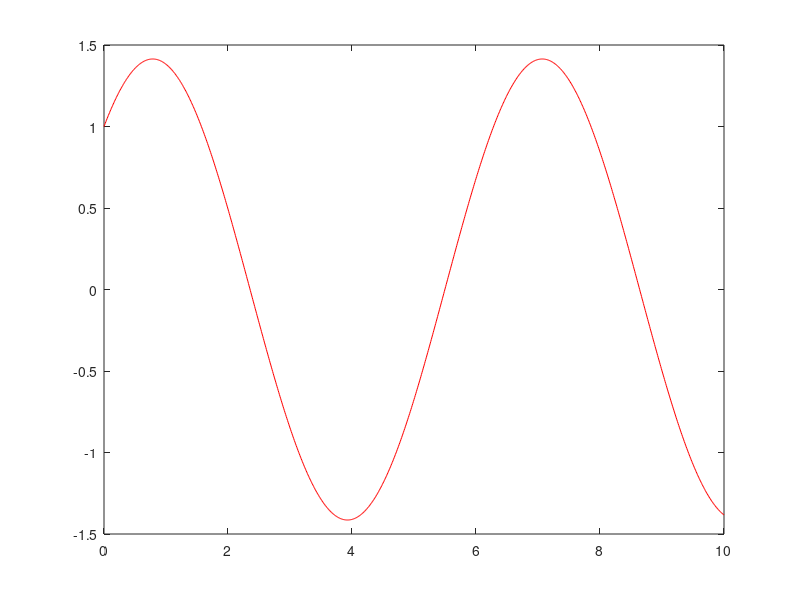
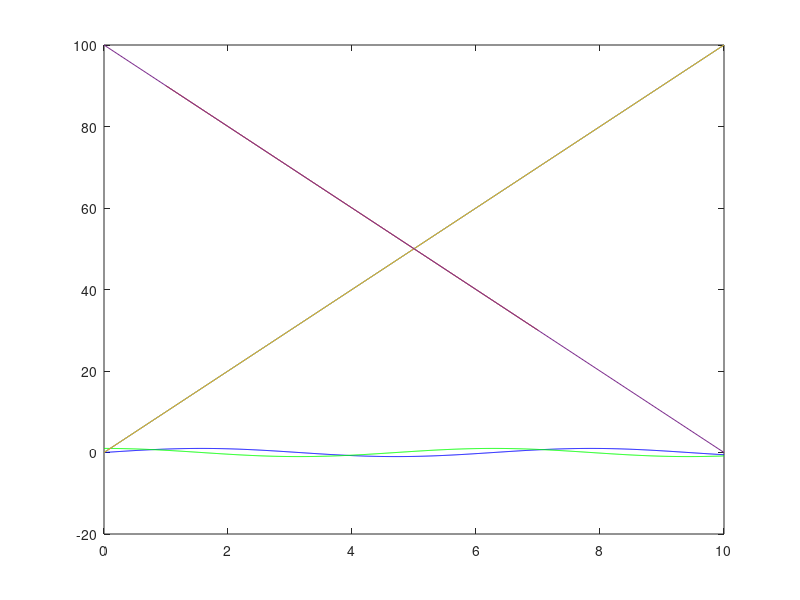

These charts were generated, in order, by the following MATLAB code: (Note: this script raises an error after producing the figures.)
t = 0:.01:10;
data = sin(t);
data2 = cos(t);

hBanana = figure;
hBananaAxes = gca;
hApple = figure;

plot(t,data,'b')
hold on
plot(t,data2,'g')


plot(hBananaAxes,t,data+data2,'r')


name_of_cell_array = {'This','is','a','string','cell','array',12,hBanana;...
    'This','is','a','string','cell','array',12,ones(10,10)};

name_of_array = 1:10;
name_of_array = [1:10];

my_new_struct = struct('t',0:10,'data',0:10:100);
% my_new_struct.t
% my_new_struct.data
my_new_struct.new_data = 100:-10:0;

save('my_new_datafile')
save('my_new_datafile','my_new_struct')

disp(num2str(name_of_array))

plot(my_new_struct.t,my_new_struct.data,...
    my_new_struct.t(2:8),my_new_struct.new_data(2:8))

plot(my_new_struct.t,[my_new_struct.data ; my_new_struct.new_data])

plot(my_new_struct.t,[my_new_struct.data ; my_new_struct.new_data],...
    'Color',[1 0 0],'LineStyle','.','MarkerSize',15)

xlim([3 7.5])
ylim([25 50])
xlabel('time (s)')
ylabel('data (_au)','Interpreter','none')
title('This is our data')

% Mask image
Lenna = imread('Lenna.png','png');
temp = zeros(512,512,3);
temp(:,:,1) = 1;
imshow(Lenna.*uint8(temp))

my_vector = nan(100);

clear Lenna

new_matrix = rand(10);
new_matrix(5:8,2:4) = nan;
new_matrix(2,9) = nan;
new_matrix(9,9) = 0;
[a,b] = find(isnan(new_matrix));
new_matrix(min(a):max(a),min(b):max(b)) = 0;

new_matrix(isnan(new_matrix)) = 0;

sin_var = sin(t);
find(sin_var<0,1,'first')



% function MatlabTutorial
%     result = fact_n(5);
%     disp(num2str(result))
% end
% function output = fact_n(n)
%     output = factorial(n);
% end
